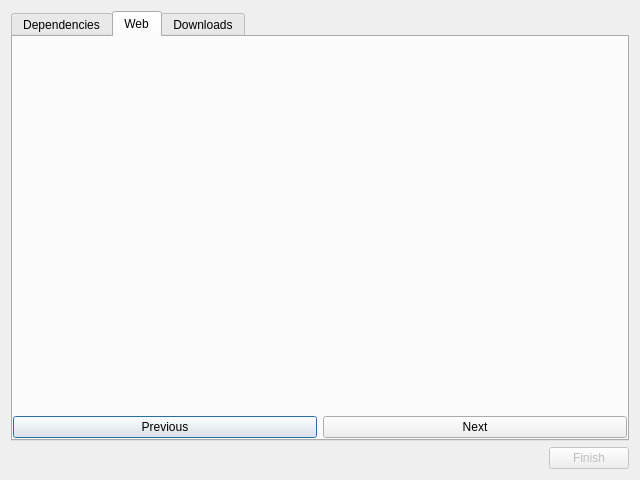
<?xml version="1.0" encoding="UTF-8"?>
<ui version="4.0">
 <class>QuickModInstallDialog</class>
 <widget class="QDialog" name="QuickModInstallDialog">
  <property name="geometry">
   <rect>
    <x>0</x>
    <y>0</y>
    <width>640</width>
    <height>480</height>
   </rect>
  </property>
  <property name="windowTitle">
   <string>Installing mod...</string>
  </property>
  <layout class="QVBoxLayout" name="verticalLayout">
   <item>
    <widget class="QTabWidget" name="tabWidget">
     <property name="currentIndex">
      <number>1</number>
     </property>
     <widget class="QWidget" name="dependencies">
      <attribute name="title">
       <string>Dependencies</string>
      </attribute>
      <layout class="QGridLayout" name="gridLayout">
       <property name="leftMargin">
        <number>0</number>
       </property>
       <property name="topMargin">
        <number>0</number>
       </property>
       <property name="rightMargin">
        <number>0</number>
       </property>
       <property name="bottomMargin">
        <number>1</number>
       </property>
       <item row="0" column="0">
        <widget class="QPlainTextEdit" name="dependencyLogEdit"/>
       </item>
      </layout>
     </widget>
     <widget class="QWidget" name="webContainer">
      <attribute name="title">
       <string>Web</string>
      </attribute>
      <layout class="QVBoxLayout" name="webContainerLayout">
       <property name="leftMargin">
        <number>0</number>
       </property>
       <property name="topMargin">
        <number>0</number>
       </property>
       <property name="rightMargin">
        <number>0</number>
       </property>
       <property name="bottomMargin">
        <number>1</number>
       </property>
       <item>
        <widget class="QStackedWidget" name="web"/>
       </item>
       <item>
        <layout class="QHBoxLayout" name="horizontalLayout_2">
         <item>
          <widget class="QPushButton" name="previousButton">
           <property name="text">
            <string>Previous</string>
           </property>
          </widget>
         </item>
         <item>
          <widget class="QPushButton" name="nextButton">
           <property name="text">
            <string>Next</string>
           </property>
          </widget>
         </item>
        </layout>
       </item>
      </layout>
     </widget>
     <widget class="QWidget" name="downloads">
      <attribute name="title">
       <string>Downloads</string>
      </attribute>
      <layout class="QVBoxLayout" name="verticalLayout_2">
       <property name="leftMargin">
        <number>0</number>
       </property>
       <property name="topMargin">
        <number>0</number>
       </property>
       <property name="rightMargin">
        <number>0</number>
       </property>
       <property name="bottomMargin">
        <number>1</number>
       </property>
       <item>
        <widget class="QTreeWidget" name="progressList">
         <property name="rootIsDecorated">
          <bool>false</bool>
         </property>
         <attribute name="headerDefaultSectionSize">
          <number>100</number>
         </attribute>
         <attribute name="headerShowSortIndicator" stdset="0">
          <bool>true</bool>
         </attribute>
         <column>
          <property name="text">
           <string>Name</string>
          </property>
         </column>
         <column>
          <property name="text">
           <string>Version</string>
          </property>
         </column>
         <column>
          <property name="text">
           <string>URL</string>
          </property>
         </column>
         <column>
          <property name="text">
           <string>Progress</string>
          </property>
         </column>
        </widget>
       </item>
      </layout>
     </widget>
    </widget>
   </item>
   <item>
    <layout class="QHBoxLayout" name="horizontalLayout">
     <item>
      <spacer name="horizontalSpacer">
       <property name="orientation">
        <enum>Qt::Horizontal</enum>
       </property>
       <property name="sizeHint" stdset="0">
        <size>
         <width>40</width>
         <height>20</height>
        </size>
       </property>
      </spacer>
     </item>
     <item>
      <widget class="QPushButton" name="finishButton">
       <property name="enabled">
        <bool>false</bool>
       </property>
       <property name="text">
        <string>Finish</string>
       </property>
      </widget>
     </item>
    </layout>
   </item>
  </layout>
 </widget>
 <resources/>
 <connections>
  <connection>
   <sender>finishButton</sender>
   <signal>clicked()</signal>
   <receiver>QuickModInstallDialog</receiver>
   <slot>accept()</slot>
   <hints>
    <hint type="sourcelabel">
     <x>566</x>
     <y>454</y>
    </hint>
    <hint type="destinationlabel">
     <x>511</x>
     <y>448</y>
    </hint>
   </hints>
  </connection>
 </connections>
</ui>
